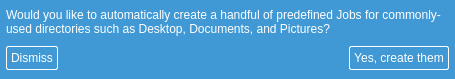
<?xml version="1.0" encoding="UTF-8"?>
<ui version="4.0">
 <class>JobsTabWidget</class>
 <widget class="QWidget" name="JobsTabWidget">
  <property name="geometry">
   <rect>
    <x>0</x>
    <y>0</y>
    <width>455</width>
    <height>79</height>
   </rect>
  </property>
  <layout class="QVBoxLayout" name="jobsTabWidgetVerticalLayout">
   <property name="spacing">
    <number>0</number>
   </property>
   <property name="leftMargin">
    <number>0</number>
   </property>
   <property name="topMargin">
    <number>0</number>
   </property>
   <property name="rightMargin">
    <number>0</number>
   </property>
   <property name="bottomMargin">
    <number>0</number>
   </property>
   <item>
    <widget class="QWidget" name="defaultJobs" native="true">
     <property name="styleSheet">
      <string notr="true">#defaultJobs {
background: rgba(64,152,212,255)
}

QLabel {
color: white;
}

QPushButton {
border: 1px solid white;
background: transparent;
color: white;
padding: 4px;
border-radius: 2px;
}

QPushButton:hover {
border: 1px solid grey;
}

QPushButton:pressed {
border: 1px solid grey;
background: white;
color: black;
}</string>
     </property>
     <layout class="QVBoxLayout" name="defaultJobsVerticalLayout">
      <property name="leftMargin">
       <number>6</number>
      </property>
      <property name="topMargin">
       <number>6</number>
      </property>
      <property name="rightMargin">
       <number>6</number>
      </property>
      <property name="bottomMargin">
       <number>6</number>
      </property>
      <item>
       <widget class="QLabel" name="defaultJobsLabel">
        <property name="text">
         <string>Would you like to automatically create a handful of predefined Jobs for commonly-used directories such as Desktop, Documents, and Pictures?</string>
        </property>
        <property name="wordWrap">
         <bool>true</bool>
        </property>
       </widget>
      </item>
      <item>
       <widget class="QWidget" name="defaultJobsButtonsWidget" native="true">
        <layout class="QHBoxLayout" name="defaultJobsButtonWidgetHorizontalLayout">
         <property name="leftMargin">
          <number>0</number>
         </property>
         <property name="topMargin">
          <number>0</number>
         </property>
         <property name="rightMargin">
          <number>0</number>
         </property>
         <property name="bottomMargin">
          <number>0</number>
         </property>
         <item>
          <widget class="QPushButton" name="dismissButton">
           <property name="text">
            <string>Dismiss</string>
           </property>
          </widget>
         </item>
         <item>
          <spacer name="defaultJobsSpacer">
           <property name="orientation">
            <enum>Qt::Horizontal</enum>
           </property>
           <property name="sizeHint" stdset="0">
            <size>
             <width>40</width>
             <height>20</height>
            </size>
           </property>
          </spacer>
         </item>
         <item>
          <widget class="QPushButton" name="sureButton">
           <property name="text">
            <string>Yes, create them</string>
           </property>
          </widget>
         </item>
        </layout>
       </widget>
      </item>
     </layout>
    </widget>
   </item>
  </layout>
 </widget>
 <tabstops>
  <tabstop>dismissButton</tabstop>
  <tabstop>sureButton</tabstop>
 </tabstops>
 <resources>
  <include location="../resources/resources.qrc"/>
 </resources>
 <connections/>
</ui>
